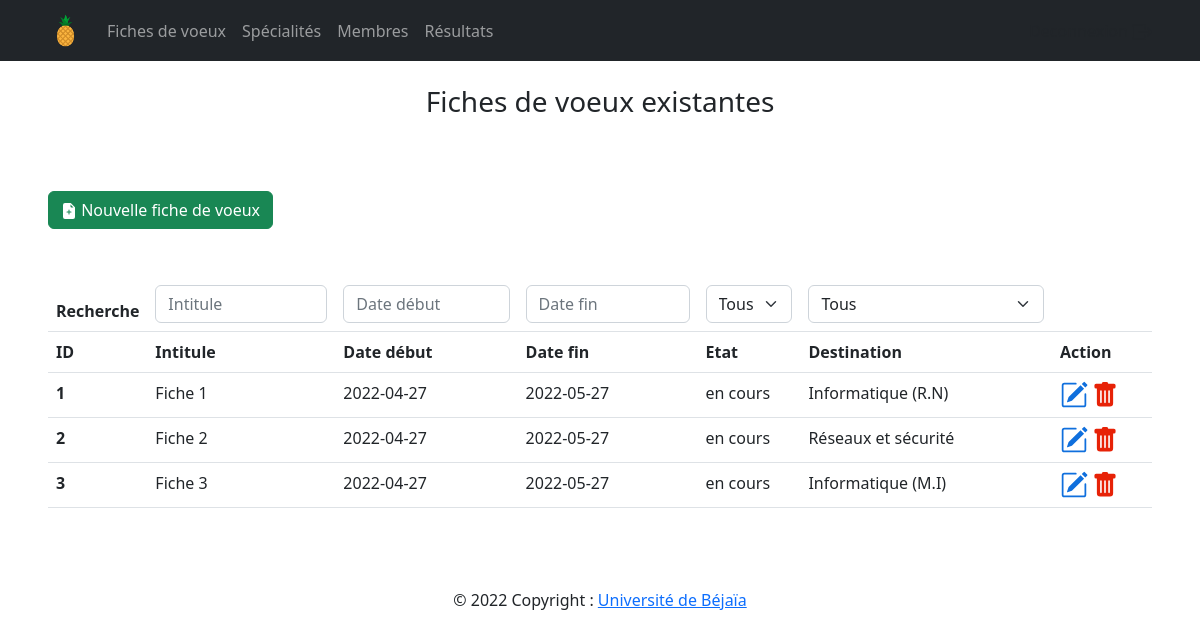
The app's page /dashboard/fiches/index.php (signed in) with its own data.
### tables this page shows
CREATE TABLE FicheVoeux (
	idFiche int NOT NULL AUTO_INCREMENT,
	intituleFiche varchar(100) NOT NULL,
	DateDebut date NOT NULL,
	DateFin date NOT NULL,
	acheve boolean default false,
	Destination int,
	
	CONSTRAINT pk_FicheVoeux PRIMARY KEY (idFiche),
	CONSTRAINT fk_FicheVoeux_specialite FOREIGN KEY (Destination) REFERENCES Specialite(idSpecialite)
	);

CREATE TABLE Specialite (
	idSpecialite int NOT NULL AUTO_INCREMENT,
	nomSpecialite varchar(100) NOT NULL,
	anneeDebut int NOT NULL,
	programme varchar(255),
	
	CONSTRAINT pk_specialite PRIMARY KEY (idSpecialite),
	CONSTRAINT fk_specialite_Voeux FOREIGN KEY(anneeDebut) REFERENCES AnneeEtud(idAnneeEtud)
	);

### queries/fiches.php (called while the page is built, shortened)
<?php
    include_once __DIR__.'/../Model/connexionBDD.php';
function getFiches() {
    global $bdd;
    try {
        $request = $bdd->prepare("SELECT * FROM FicheVoeux");
        $request->execute();
        $result = $request->fetchAll(PDO::FETCH_OBJ);
        return $result;
    } catch (PDOException $e) {
        echo $e;
    }
}
?>

### queries/specialite.php (called while the page is built, shortened)
<?php
    include_once __DIR__.'/../Model/connexionBDD.php';
function getNomSpecialite($id){
    global $bdd;
    try {
        $request = $bdd->prepare("SELECT nomSpecialite FROM specialite WHERE idSpecialite=?");
        $request->execute(array($id));
        $result = $request->fetch(PDO::FETCH_OBJ);
        return $result->nomSpecialite;
    } catch (PDOException $e) {
        echo $e;
    }
}
?>

### Controller/fiches.tablerow.php (the view)
<?php
include_once __DIR__ . '/../queries/fiches.php';
include_once __DIR__ . '/../queries/specialite.php';
$listFiche = getFiches();
foreach ($listFiche as $elem) {
    $id = $elem->idFiche;
    $intit = $elem->intituleFiche;
    $dateDeb = $elem->DateDebut;
    $dateFin = $elem->DateFin;
    if ($elem->acheve==1) {
        $etat ="achevé";
    } else {
        $etat = "en cours";
    }
    $nomSpec = htmlentities(getNomSpecialite($elem->Destination),ENT_QUOTES,"ISO-8859-1");
    $msgConfirm = "return confirm('Voulez-vous vraiment supprimer cet élément ?');";
    echo '<tr>
    <th scope="row">'.$id.'</th>
    <td>'.$intit.'</td>
    <td>'.$dateDeb.'</td>
    <td>'.$dateFin.'</td>
    <td>'.$etat.'</td>
    <td>'.$nomSpec.'</td>
    <td>
        <a href="edit.php?id='.$id.'"><svg xmlns="http://www.w3.org/2000/svg" width="28" height="28" fill="rgb(15, 111, 221)" class="bi bi-pencil-square pointer" viewBox="0 0 16 16">
                <path d="M15.502 1.94a.5.5 0 0 1 0 .706L14.459 3.69l-2-2L13.502.646a.5.5 0 0 1 .707 0l1.293 1.293zm-1.75 2.456-2-2L4.939 9.21a.5.5 0 0 0-.121.196l-.805 2.414a.25.25 0 0 0 .316.316l2.414-.805a.5.5 0 0 0 .196-.12l6.813-6.814z" />
                <path fill-rule="evenodd" d="M1 13.5A1.5 1.5 0 0 0 2.5 15h11a1.5 1.5 0 0 0 1.5-1.5v-6a.5.5 0 0 0-1 0v6a.5.5 0 0 1-.5.5h-11a.5.5 0 0 1-.5-.5v-11a.5.5 0 0 1 .5-.5H9a.5.5 0 0 0 0-1H2.5A1.5 1.5 0 0 0 1 2.5v11z" />
            </svg></a>
        <a href="delete.php?id='.$id.'" onclick="'.$msgConfirm.'"><svg xmlns="http://www.w3.org/2000/svg" width="26" height="26" fill="rgb(231, 34, 7)" class="bi bi-trash-fill" viewBox="0 0 16 16">
                <path d="M2.5 1a1 1 0 0 0-1 1v1a1 1 0 0 0 1 1H3v9a2 2 0 0 0 2 2h6a2 2 0 0 0 2-2V4h.5a1 1 0 0 0 1-1V2a1 1 0 0 0-1-1H10a1 1 0 0 0-1-1H7a1 1 0 0 0-1 1H2.5zm3 4a.5.5 0 0 1 .5.5v7a.5.5 0 0 1-1 0v-7a.5.5 0 0 1 .5-.5zM8 5a.5.5 0 0 1 .5.5v7a.5.5 0 0 1-1 0v-7A.5.5 0 0 1 8 5zm3 .5v7a.5.5 0 0 1-1 0v-7a.5.5 0 0 1 1 0z" />
            </svg></a>
    </td>
</tr>';
}
?>

### View/header.php (shortened to what this page needs)
<!DOCTYPE html>
<html lang="en">
<head>
    <link rel="stylesheet" href="http:\\myChoice\bootstrap\css\bootstrap.css">
    <link rel="stylesheet" href="http:\\myChoice\styles\headerfooter.css">
    <link rel="stylesheet" href="http:\\myChoice\styles\bootstrap-datepicker.css">
    <link rel="stylesheet" href="http:\\myChoice\styles\dashboard.css">
</head>
<body>
<div class="container-fluid px-5 bg-dark">
    <nav class="navbar navbar-expand-sm navbar-dark bg-dark" aria-label="Third navbar example">
        <a class="navbar-brand" href="../">
            <img src="http:\\localhost\myChoice\img\ananas.png" width="35" height="35" class="d-inline-block align-top" alt="logo"/>
        </a>
        <div class="navbar-collapse collapse" id="navbarsExample03">
            <ul class="navbar-nav me-auto mb-2 mb-sm-0">
            <li class="nav-item">
                <a class="nav-link menuNav" href="http:\\myChoice/dashboard/fiches/">Fiches de voeux</a>
            </li>
            <li class="nav-item">
                <a class="nav-link menuNav" href="http:\\myChoice/dashboard/specialites/">Spécialités</a>
            </li>
            <li class="nav-item">
                <a class="nav-link menuNav" href="http:\\myChoice/dashboard/membres/">Membres</a>
            </li>
            <li class="nav-item">
            <a class="nav-link menuNav" href="http:\\myChoice/dashboard/resultats/">Résultats</a>
             </li>
            </ul>
            <a class="nav-link deconnect" href="http:\\myChoice\Controller\deconnexion.php">
                </a>
        </div>
    </nav>
</div>

### dashboard/fiches/index.php (shortened to what this page needs)
<?php
include_once '../../View/header.php';
?>
<div class="container p-3 mt-2 text-center">
    <h3 class="titrePage">Fiches de voeux existantes</h3>
</div>
<div class="container-fluid p-5">
    <a href="add.php">
        <div class="btn btn-success mb-5">
             Nouvelle fiche de voeux
        </div>
    </a>
    <div class="table-responsive">
        <table class="table table-hover" id="tableFiches">
            <form id="filterForm" class="mb-2">
                <thead class="pb-5">
                    <tr>
                        <th scope="col">Recherche</th>
                        <th scope="col"><input class="form-control" type="text" name="" id="rechIntitule" placeholder="Intitule"></th>
                        <th scope="col"><input class="form-control" type="text" name="" id="rechDateDebut" placeholder="Date début" autocomplete="off"></th>
                        <th scope="col"><input class="form-control" type="text" name="" id="rechDateFin" placeholder="Date fin"></th>
                        <th scope="col"><select class="form-select" aria-label="Etat" id="rechFicheAchevee">
                                <option value="0" selected>Tous</option>
                            </select></th>
                        <th scope="col"><select class="form-select" aria-label="Etat" id="rechDestination">
                                <option value="0" selected>Tous</option>
                            </select></th>
                            <th scope="col" style="width:100px ;"> </th>
                    </tr>
                </thead>
            </form>
            <thead>
                <tr>
                    <th scope="col">ID</th>
                    <th scope="col">Intitule</th>
                    <th scope="col">Date début</th>
                    <th scope="col">Date fin</th>
                    <th scope="col">Etat</th>
                    <th scope="col">Destination</th>
                    <th scope="col">Action</th>
                </tr>
            </thead>
            <tbody>
                <?php include_once __DIR__.'/../../Controller/fiches.tablerow.php'; ?>
            </tbody>
        </table>
    </div>
</div>
<?php
include_once '../../View/footer.php';
?>

### View/footer.php (shortened to what this page needs)
    <footer class="text-center text-lg-start">
    <div class="text-center p-3">
        © 2022 Copyright :
        <a id="lienUniv" href="http://univ-bejaia.dz/">Université de Béjaïa</a>
    </div>
    </footer>
</body>
</html>

### records on screen
fichevoeux: intituleFiche "Fiche 1", DateDebut "2022-04-27", DateFin "2022-05-27", acheve "en cours", Destination.nomSpecialite "Informatique (R.N)"
fichevoeux: Destination "2", intituleFiche "Fiche 2", DateDebut "2022-04-27", DateFin "2022-05-27", acheve "en cours", Destination.nomSpecialite "Réseaux et sécurité"
fichevoeux: Destination "3", intituleFiche "Fiche 3", DateDebut "2022-04-27", DateFin "2022-05-27", acheve "en cours", Destination.nomSpecialite "Informatique (M.I)"
